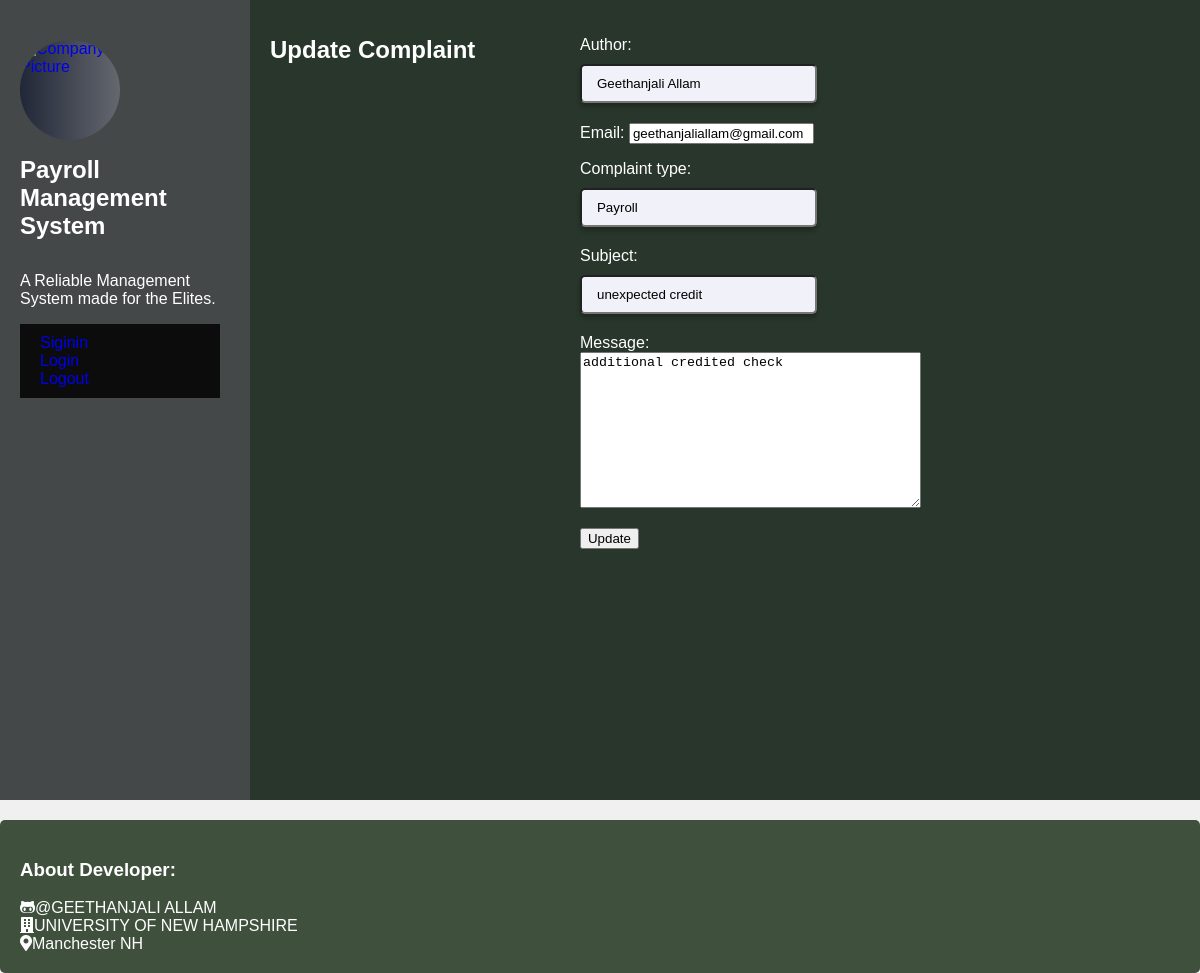
/accounts/update_complaint/10/ (signed in), run on the app's committed database.
### Management/models.py (models this page shows, shortened)
class Complaint(models.Model):
    author = models.CharField(max_length=100)
    email = models.EmailField()
    complaint_type = models.CharField(max_length=100)
    subject = models.CharField(max_length=200)
    message = models.TextField()

### Management/views.py (the view)
# urls.py: path('update_complaint/<int:complaint_id>/', views.update_complaint, name='Update_Complaint'),
@login_required
def update_complaint(request, complaint_id):
    complaint = get_object_or_404(Complaint, id=complaint_id)
    if request.method == "POST":
        form = UpdateComplaintForm(request.POST, instance=complaint)
        if form.is_valid():
            form.save()
            return redirect("Management:View_Complaint")
    else:
        form = UpdateComplaintForm(instance=complaint)
    return render(request, "Management/update_complaint.html", {
        "form": form,
        "complaint_id": complaint_id,
        "favorites": favorites
    })

### Management/views.py
class UpdateComplaintForm(forms.ModelForm):
    class Meta:
        model = Complaint
        fields = ['author', 'email', 'complaint_type', 'subject', 'message']

### Management/templates/Management/update_complaint.html (shortened to what this page needs)
{% extends "Management/layout.html" %}
{% block body %}
    <h1>Update Complaint</h1>
    <form method="post" action="">
        {{ form.as_p }}
        <button type="submit">Update</button>
    </form>
{% endblock body %}

### Management/static/Management/styles.css (style rules this page uses)
body { margin: 0; font-family: -apple-system, BlinkMacSystemFont, "Segoe UI", "Roboto", "Oxygen", "Ubuntu", "Cantarell", "Fira Sans", "Droid Sans", "Helvetica Neue", sans-serif; -webkit-font-smoothing: antialiased; -moz-osx-font-smoothing: grayscale; color: #c6c9cf }
input[type=text] { width: 70%; display: block; padding: 10px 15px; margin: 10px 0 20px; border-radius: 5px; background: #f0f1f9; box-shadow: 0 4px 4px rgba(0, 0, 0, .25) }

### Management/templates/Management/layout.html (style rules this page uses)
body { font-family: Arial, sans-serif; background-color: #f0f0f0; margin: 0; padding: 0; }
h1 { font-size: 24px; color: #ffffff; }
p { font-size: 16px; color: #ffffff; }

### data on the page
Complaint: author "Geethanjali Allam", email "geethanjaliallam@gmail.com", complaint_type "Payroll", subject "unexpected credit", message "additional credited check"
